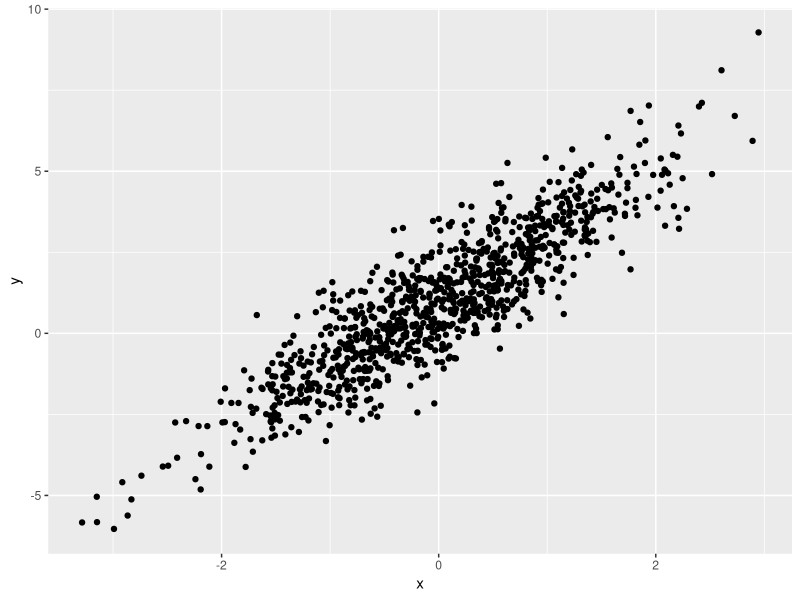
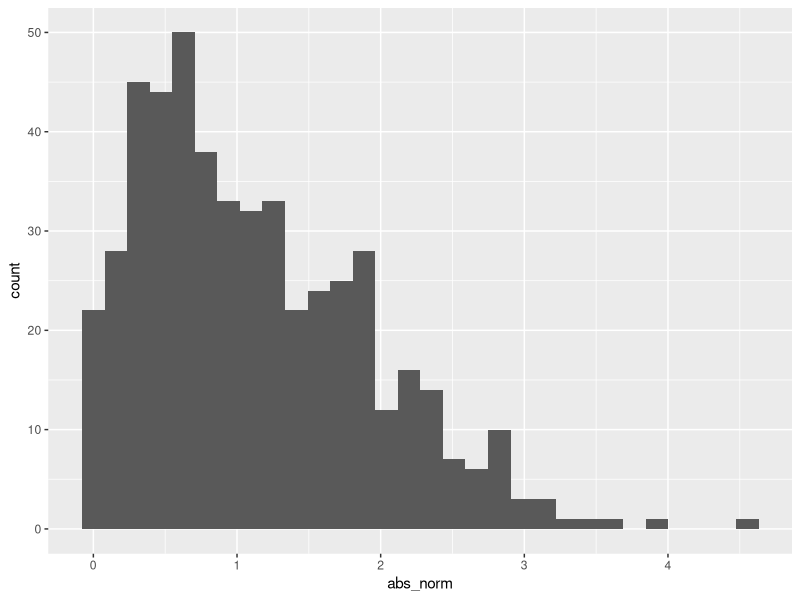

Recreate these plots in R, in order.
## ---- chunk 1
library(tidyverse)
## ---- chunk 2
samp = rnorm(100)
length(samp)
## ---- chunk 3
plot_df = 
  tibble(
    x = rnorm(n = 1000),
    y = 1 + 2  * x +rnorm (n = 1000)
  )

ggplot(plot_df, aes(x = x, y = y)) +geom_point()
## ---- chunk 4
library(tidyverse)
la_df = 
  tibble(
    norm = rnorm(n = 500, mean = 1),
    logical = norm > 0, 
    abs_norm = abs(norm)
  )
  ggplot(la_df, aes(x = abs_norm)) + geom_histogram()
  median_samp = median(pull(la_df, abs_norm))
